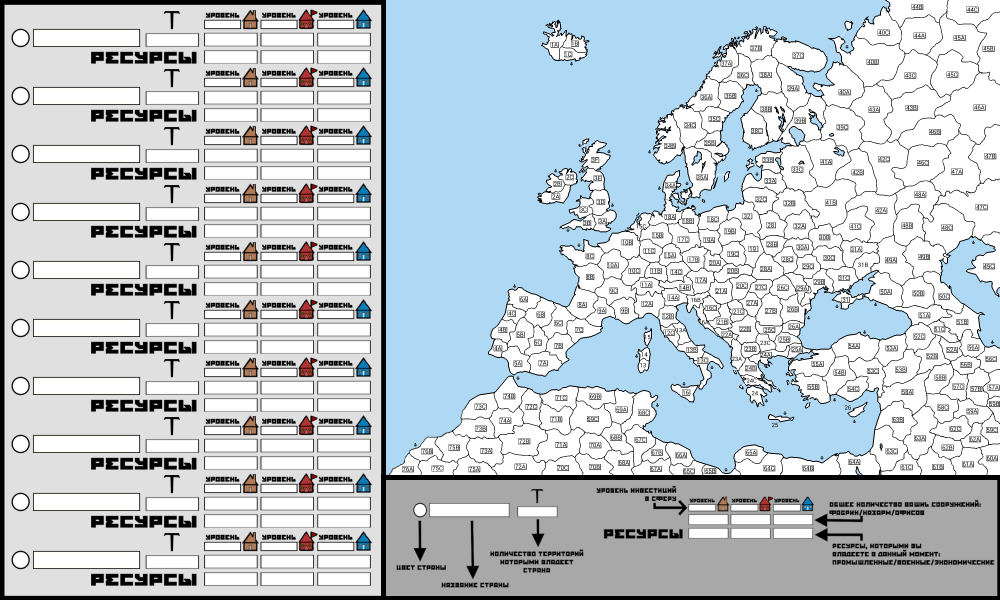
#> input picture fullmap.png, 3000 x 1800 px (shown at 1/3 size)
$ python ZET_otrisovka.py
#> lines starting #> are read from the running program, lines starting #| are printed output that depends on the picture
from PIL import Image, ImageDraw, ImageFont
from webcolors import rgb_to_hex, hex_to_rgb

font = ImageFont.truetype(r"C:\Users\kukur\AppData\Local\Microsoft\Windows\Fonts\KappasPororoca.ttf", 35)


l=3

cords2=[(62,114),(101,90),(440+55,103+2)] #156 38 маленькое
#1123 пикселя вправо мапу сдвинуть корды
img=Image.open("fullmap.png")
#> img is the input picture: PIL image 3000x1800 RGBA; mean R, G, B, A 193.4, 202.6, 208.6, 255
img = img.convert("RGBA")

def textbox(size, bgColor, message, font, fontColor):
#> called with size = (315, 48), bgColor = 'yellow', message = 'asd', fontColor = (170, 170, 170)
    W, H = size
    image = Image.new('RGB', size, bgColor)
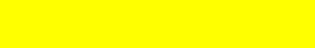
#> image: PIL image 315x48 RGB; mean R, G, B 255, 255, 0
    draw = ImageDraw.Draw(image)
    _, _, w, h = draw.textbbox((0, 0), message, font=font)
#> w = 62; h = 33
    draw.text(((W-w)/2, (H-h)/2), message, font=font, fill=fontColor)
    return image

def draw_name(name: str, color: str, nomer: int):
    global img
    d = ImageDraw.Draw(img)

    dy=nomer*174
    color=hex_to_rgb(color)

    x, y = (62,114) #заливка кружка
    y+=dy
    d.ellipse([(x-24,y-24),(x+23,y+23)], color)

    x, y = (102,90)
    y+=dy
    #    размер поля имя
    namebox=textbox((315,48), "yellow", name, font, color)
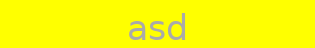
#> namebox: PIL image 315x48 RGB; mean R, G, B 252.2, 252.2, 5.6
    img.paste(namebox, (x,y))

def draw_res():
    global img
    d = ImageDraw.Draw(img)


draw_name("asd","#aaaaaa",0)
img.show()


quit()
#> (the program exits here)
